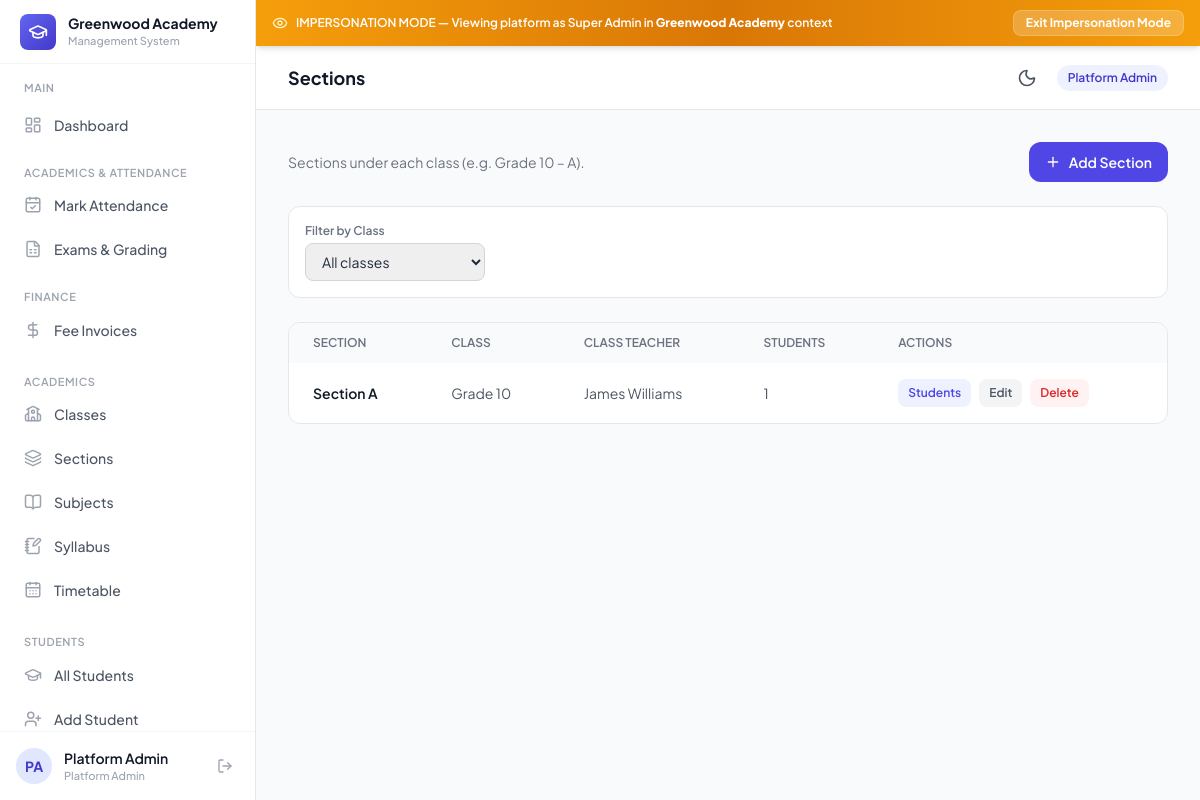
/academics/sections/ (signed in), run on an earlier commit of the app's database.
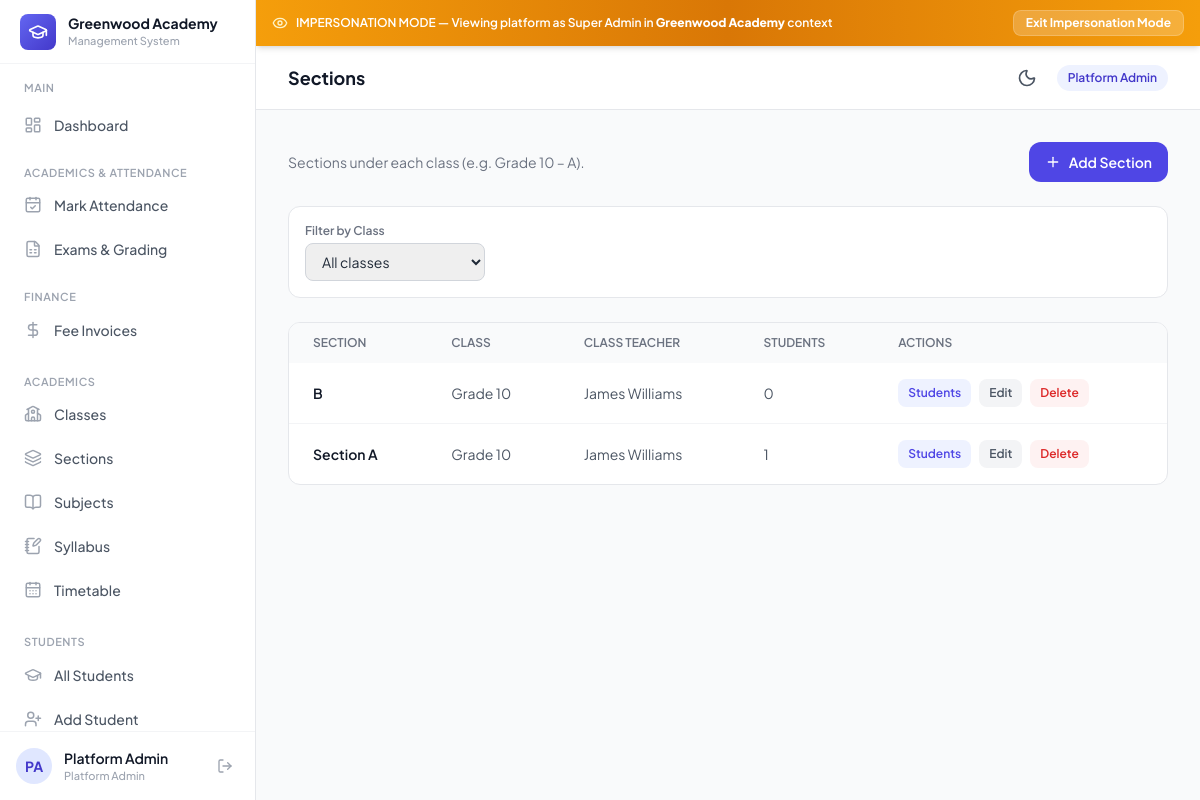
And on a later commit of the database.
### core/models.py (models this page shows, shortened)
class TenantModel(models.Model):
    school = models.ForeignKey(
        School,
        on_delete=models.CASCADE,
        related_name='%(class)s_set',
    )
    objects = TenantManager()
    unscoped = UnscopedManager()
    class Meta:
        abstract = True

class Section(TenantModel):
    classroom = models.ForeignKey(
        ClassRoom,
        on_delete=models.CASCADE,
        related_name='sections'
    )
    name = models.CharField(max_length=100)
    class_teacher = models.ForeignKey(
        settings.AUTH_USER_MODEL,
        on_delete=models.SET_NULL,
        null=True,
        blank=True,
        related_name='managed_sections'
    )
    class Meta:
        ordering = ['classroom__name', 'name']
        unique_together = ['classroom', 'name']

class ClassRoom(TenantModel):
    name = models.CharField(max_length=200)
    code = models.CharField(max_length=50)
    class Meta:
        ordering = ['name']
        unique_together = ['school', 'code']

class User(AbstractUser):
    username = None  # Remove username field
    email = models.EmailField('email address', unique=True)
    school = models.ForeignKey(
        School,
        on_delete=models.CASCADE,
        null=True,
        blank=True,
        related_name='users',
    )
    primary_role = models.CharField(
        max_length=20,
        choices=PrimaryRoleChoices.choices,
        blank=True,
    )
    phone = models.CharField(max_length=20, blank=True)
    USERNAME_FIELD = 'email'
    REQUIRED_FIELDS = []  # email & password are required by default
    objects = UserManager()
    class Meta:
        ordering = ['first_name', 'last_name']
    @property
    def is_school_admin(self):
        return self.primary_role == PrimaryRoleChoices.SCHOOL_ADMIN
    @property
    def role_display(self):
        if self.is_superuser:
            return 'Platform Admin'
        return self.get_primary_role_display()

class School(models.Model):
    name = models.CharField(max_length=200)
    slug = models.SlugField(max_length=200, unique=True)
    logo = models.ImageField(upload_to='school_logos/', blank=True, null=True)
    plan = models.CharField(
        max_length=20,
        choices=PlanChoices.choices,
        default=PlanChoices.FREE,
    )
    subscription_plan = models.ForeignKey(
        SubscriptionPlan,
        on_delete=models.SET_NULL,
        null=True,
        blank=True,
        related_name='schools',
        help_text='The active subscription plan for this school. Overrides the legacy plan field.',
    )
    is_active = models.BooleanField(default=True)
    currency = models.CharField(
        max_length=3,
        choices=CurrencyChoices.choices,
        default=CurrencyChoices.USD,
        help_text='Currency used for fee invoices at this school.',
    )
    theme_color = models.CharField(
        max_length=20,
        choices=ThemeColorChoices.choices,
        default=ThemeColorChoices.INDIGO,
        help_text='Primary brand color for the school portal UI.',
    )
    created_at = models.DateTimeField(auto_now_add=True)
    class Meta:
        ordering = ['name']
    @property
    def currency_symbol(self):
        return CURRENCY_SYMBOLS.get(self.currency, self.currency)
    @property
    def theme_palette(self):
        return THEME_PALETTES.get(self.theme_color, THEME_PALETTES[ThemeColorChoices.INDIGO])

### core/views.py (the view)
# urls.py: path('academics/sections/', views.section_list, name='section_list'),
@school_admin_required
def section_list(request):
    classroom_id = request.GET.get('classroom', '')
    sections = Section.objects.select_related('classroom', 'class_teacher').all()
    if classroom_id.isdigit():
        sections = sections.filter(classroom_id=classroom_id)
    classrooms = ClassRoom.objects.all()
    return render(request, 'core/section_list.html', {
        'sections': sections,
        'classrooms': classrooms,
        'classroom_filter': classroom_id,
    })

### core/managers.py (called while the page is built)
def set_current_school(school):
    _thread_locals.current_school = school

def get_current_school():
    return getattr(_thread_locals, 'current_school', None)

def clear_current_school():
    _thread_locals.current_school = None

    def get_queryset(self):
        qs = TenantQuerySet(self.model, using=self._db)
        current_school = get_current_school()
        if current_school is not None:
            qs = qs.filter(school=current_school)
        return qs

### templates/core/section_list.html (shortened to what this page needs)
{% extends "base.html" %}
{% block page_title %}Sections{% endblock %}
{% block content %}
<div class="space-y-6">
    <div class="flex flex-col sm:flex-row sm:items-center sm:justify-between gap-4">
        <p class="text-sm text-gray-500">
            Sections under each class (e.g. Grade 10 – A).
        </p>
        <a href="{% url 'core:section_create' %}" class="inline-flex items-center gap-2 px-4 py-2.5 rounded-xl bg-primary-600 text-white text-sm font-semibold hover:bg-primary-700">
            <i data-lucide="plus" class="w-4 h-4"></i>
            Add Section
        </a>
    </div>
    <form method="get" class="bg-white rounded-xl border border-gray-200 p-4 flex flex-wrap items-end gap-3">
        <div class="min-w-[180px]">
            <label class="block text-xs font-semibold text-gray-500 mb-1">Filter by Class</label>
            <select name="classroom" class="w-full px-3 py-2 rounded-lg border border-gray-300 text-sm" onchange="this.form.submit()">
                <option value="">All classes</option>
            </select>
        </div>
    </form>
    <div class="bg-white rounded-xl border border-gray-200 overflow-hidden">
        <div class="overflow-x-auto">
            <table class="w-full">
                <thead>
                    <tr class="bg-gray-50">
                        <th class="px-6 py-3 text-left text-xs font-semibold text-gray-500 uppercase">Section</th>
                        <th class="px-6 py-3 text-left text-xs font-semibold text-gray-500 uppercase">Class</th>
                        <th class="px-6 py-3 text-left text-xs font-semibold text-gray-500 uppercase">Class Teacher</th>
                        <th class="px-6 py-3 text-left text-xs font-semibold text-gray-500 uppercase">Students</th>
                        <th class="px-6 py-3 text-left text-xs font-semibold text-gray-500 uppercase">Actions</th>
                    </tr>
                </thead>
                <tbody class="divide-y divide-gray-100">
                    {% for section in sections %}
                    <tr class="hover:bg-gray-50">
                        <td class="px-6 py-4 text-sm font-semibold text-gray-900">{{ section.name }}</td>
                        <td class="px-6 py-4 text-sm text-gray-600">{{ section.classroom.name }}</td>
                        <td class="px-6 py-4 text-sm text-gray-600">
                            {% if section.class_teacher %}{{ section.class_teacher.get_full_name }}{% else %}<span class="text-gray-400">—</span>{% endif %}
                        </td>
                        <td class="px-6 py-4 text-sm text-gray-600">{{ section.students.count }}</td>
                        <td class="px-6 py-4">
                            <div class="flex flex-wrap items-center gap-2">
                                <a href="{% url 'core:student_list' %}?section={{ section.pk }}" class="px-2.5 py-1.5 rounded-lg text-xs font-semibold text-primary-600 bg-primary-50 hover:bg-primary-100">Students</a>
                                <a href="{% url 'core:section_edit' section.pk %}" class="px-2.5 py-1.5 rounded-lg text-xs font-semibold text-gray-600 bg-gray-100 hover:bg-gray-200">Edit</a>
                                <form method="post" action="{% url 'core:section_delete' section.pk %}" onsubmit="return confirm('Delete this section?');">
                                    <button type="submit" class="px-2.5 py-1.5 rounded-lg text-xs font-semibold text-red-600 bg-red-50 hover:bg-red-100">Delete</button>
                                </form>
                            </div>
                        </td>
                    </tr>
                    {% empty %}
                    <tr>
                        <td colspan="5" class="px-6 py-16 text-center text-sm text-gray-400">No sections yet. Create a class first, then add sections.</td>
                    </tr>
                    {% endfor %}
                </tbody>
            </table>
        </div>
    </div>
</div>
{% endblock %}

What changed in the data, as far as the page shows it:
added Section: name "B", classroom.name "Grade 10", class_teacher.get_full_name "James Williams", students.count "0"
